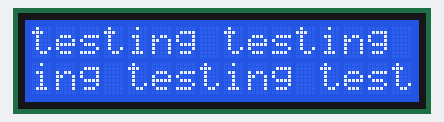
A sketch run on a simulated Arduino Uno, built with avr-gcc and run on an emulated ATmega328P. Shown: 16×2 character LCD.

Above: at 1.2 s.
At 38.94 s:
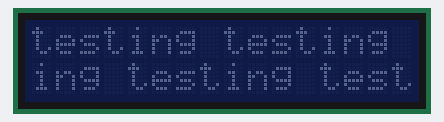

The sketch:

lcdPrint_test.ino
```cpp
#include <LiquidCrystal_I2C.h>
LiquidCrystal_I2C lcd( 0x27, 16 , 2 );       //LCD OBJECT

/*
   print the contents of lcdBuffer to the 4x20 lcd
*/
void lcdPrint(const char *lcdBuffer)
{
  lcd.clear();
  int i = 0;
  while ( lcdBuffer[i] != '\0' )
  {
    lcd.setCursor(i-(i / 20)*20+(i/40)*20,(i/20)%2);
    lcd.write(lcdBuffer[i]);
    i++;
  }
}

void setup() {
  // put your setup code here, to run once:
  lcd.begin();
}

void loop() {
  // put your main code here, to run repeatedly:
  lcd.noBacklight();
  delay(250);
  lcd.backlight();
  delay(250);
  lcd.noBacklight();
  delay(250);
  lcd.backlight();
  delay(250);
  lcdPrint("testing testing testing testing testing testing testing testing ");
  delay(1000);
}
```

Measured:
- what the display in image 0 shows lasts 1.0 s, from 1.2 s to 2.2 s
